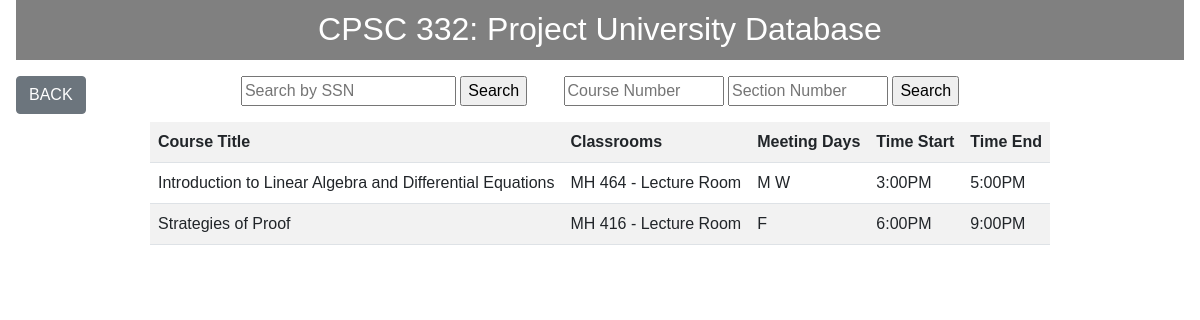
The page /inc/professor.php?SSN=1112223333 on the database its author committed.
### tables this page shows
CREATE TABLE Section(
SNumber varchar(10),
SName varchar(100),
RoomNumber varchar(30),
SeatNumber varchar(10),
Meetdays varchar(50),   
TimeStart varchar(10),
TimeEnd varchar(10),
PSSN varchar(10),
CourseNumber varchar(10),
PRIMARY KEY (SNumber),
FOREIGN KEY (PSSN) REFERENCES Professor(SSN),
FOREIGN KEY (CourseNumber) REFERENCES Course(CNumber)
);

CREATE TABLE Course(
CNumber varchar(10),
CTitle varchar(100),
Textbook varchar(100),
Units int,
Prerequisite varchar(30),
DeptNumber varchar(10),
PRIMARY KEY (CNumber),
FOREIGN KEY (Prerequisite) REFERENCES Course(CNumber),
FOREIGN KEY (DeptNumber) REFERENCES Department(DNumber)
);

### inc/professor.php (the view, shortened to what this page needs)
<?php include '../config/database.php';
    include '../inc/header.php';
    echo '<a style="position:absolute;" href="../index.php">
        <button class="btn btn-secondary">BACK</button></a>
        <div class="professor-search-box">
            <form class="professor-search-form" action="" method="get">
                <input type="text" placeholder="Search by SSN" name="SSN">
                <input type="submit" value="Search">
            </form>
            <form class="professor-search-form" action="" method="get">
                    <input class="course-input" type="text" placeholder="Course Number" name="courseNum">
                    <input class="course-input" type="text" placeholder="Section Number" name="sectionNum">
                    <input type="submit" value="Search">
            </form>
        </div>';
    if(!empty($_GET["SSN"]))
    {
    $inputSSN = $_GET["SSN"];
    $professor = "SELECT CTitle, RoomNumber, Meetdays, TimeStart, TimeEnd
                FROM professor p, course c, section s
                WHERE p.SSN = '$inputSSN' AND p.SSN = s.PSSN AND s.CourseNumber = c.CNumber;";
    $inputResult = mysqli_query($conn, $professor);
    if($inputResult->num_rows > 0)
    {
        echo '<table class="table table-striped">
        <tr>
        <th>Course Title</th>
        <th>Classrooms</th>
        <th>Meeting Days</th>
        <th>Time Start</th>
        <th>Time End</th>';
        while($row = mysqli_fetch_array($inputResult))
        {
            echo "<tr>";
            echo "<td>" . $row['CTitle'] . "</td>";
            echo "<td>" . $row['RoomNumber'] . "</td>";
            echo "<td>" . $row['Meetdays'] . "</td>";
            echo "<td>" . $row['TimeStart'] . "</td>";
            echo "<td>" . $row['TimeEnd'] . "</td>";
            echo "</tr>";
        }
    }
    else
        echo '<br><h4 style="text-align:center;">There is no Data!<h4>';
    }
?>

### inc/style.css (style rules this page uses)
.professor-search-box { width: 100%; text-align: center; }
.professor-search-form { width: 10rem; display: inline; margin-left: 1rem; margin-right: 1rem; }
.table { width:auto; white-space:nowrap; margin-top:1rem; margin-left:auto; margin-right:auto; }
.course-input { width: 10rem; }

### rows shown on the page
section: CourseNumber.CTitle "Introduction to Linear Algebra and Differential Equations", RoomNumber "MH 464 - Lecture Room", Meetdays "M W", TimeStart "3:00PM", TimeEnd "5:00PM"
section: CourseNumber.CTitle "Strategies of Proof", RoomNumber "MH 416 - Lecture Room", Meetdays "F", TimeStart "6:00PM", TimeEnd "9:00PM"
